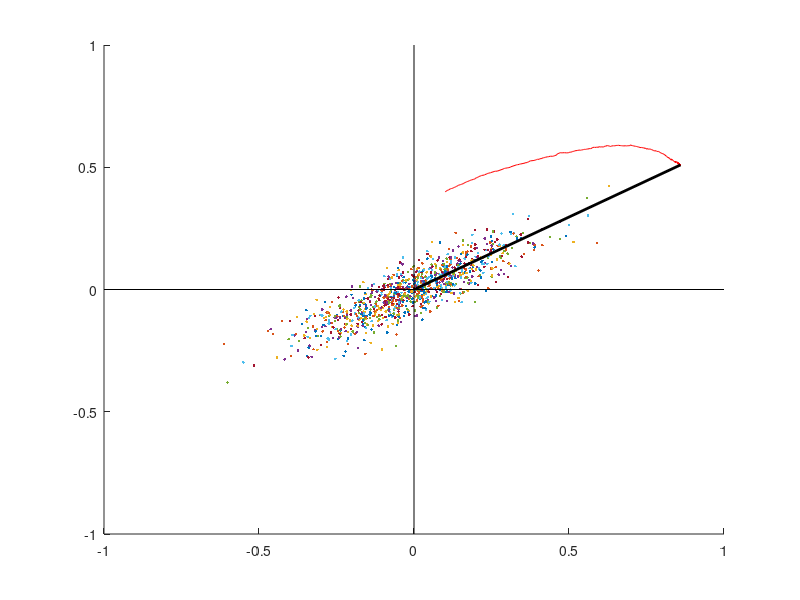

Here is the MATLAB script that generated this plot:
%변경 전 (맨 처음 코드)

clear; clf; hold on
w=[0.1;0.4];
a=-pi/6; rot=[cos(a) sin(a); -sin(a) cos(a)];

for i=1:1000
    rPre=0.05*randn(2,1).*[4;1]; rPre=rot*rPre;
    plot(rPre(1),rPre(2),'.')
    rPost=w'*rPre;
    w=w+0.1*rPost*(rPre-rPost*w);
    w_traj(:,i)=w;
end

plot(w_traj(1,:), w_traj(2,:),'r')
plot([0 w(1)], [0 w(2)], 'k', 'linewidth', 2)
plot([-1 1], [0 0], 'k');
plot([0 0], [-1 1], 'k')
axis([-1 1 -1 1]);
